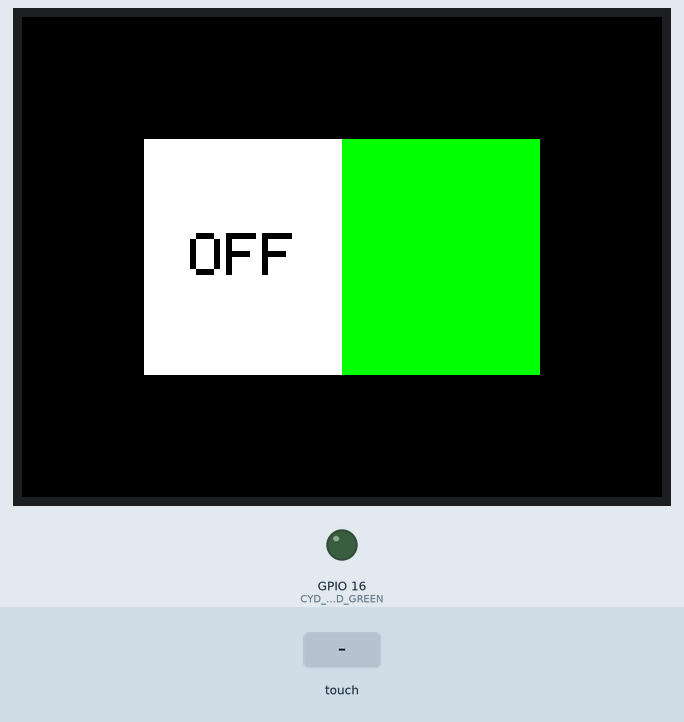
Simulated run of this sketch. Board: ESP32. Shown: 320×240 colour display, output pins drawn as LEDs (lit = HIGH). The inputs (shaded band) are chosen by the test bench. What the sketch prints to the serial monitor is not drawn.

Above: at 1.4 s.
1.5 s: touch panel pressed at 38 % / 30 % of its raw x / y range
At 2.1 s:
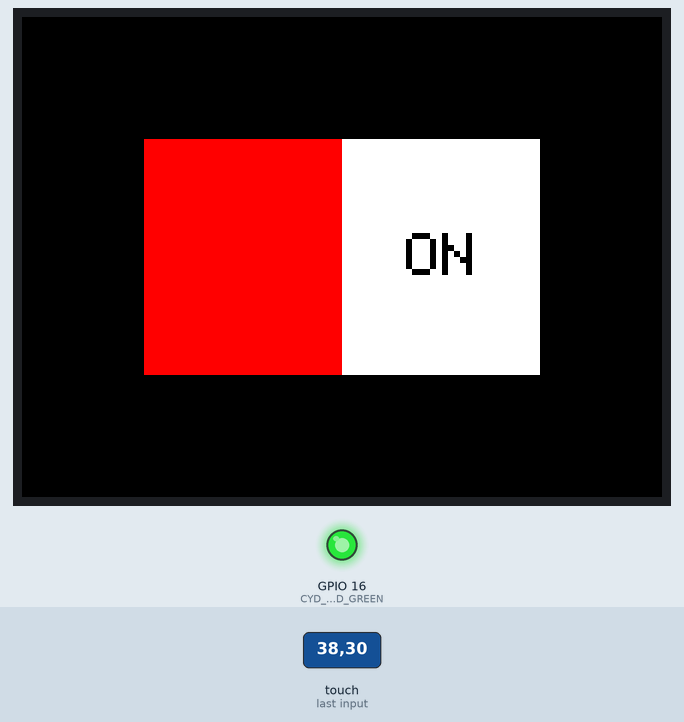
3.0 s: touch panel pressed at 62 % / 30 % of its raw x / y range
At 4.2 s:
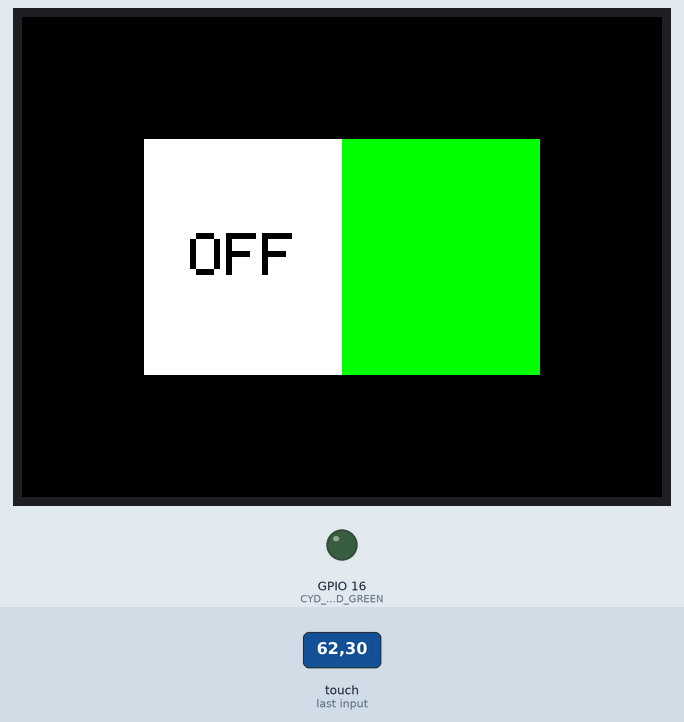
4.5 s: touch panel pressed at 38 % / 50 % of its raw x / y range
At 5.6 s:
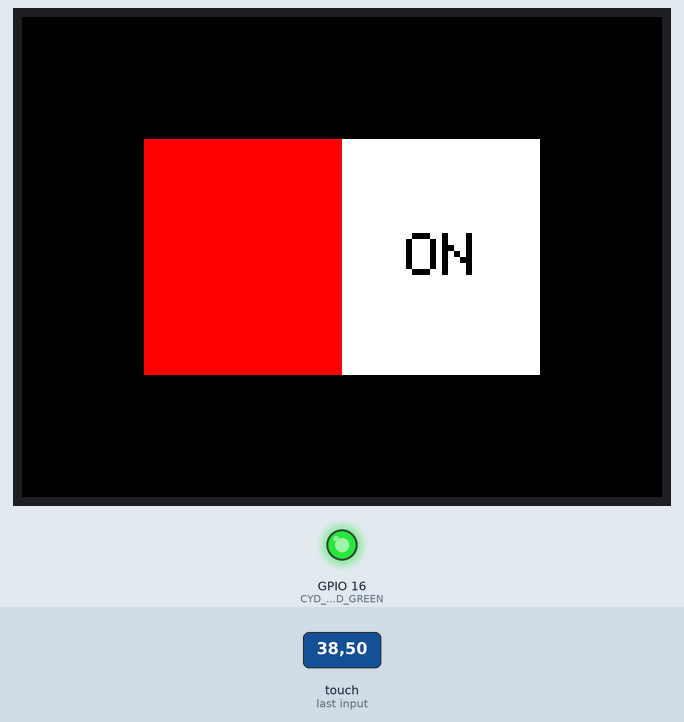
6.0 s: touch panel pressed at 62 % / 50 % of its raw x / y range
At 6.8 s:
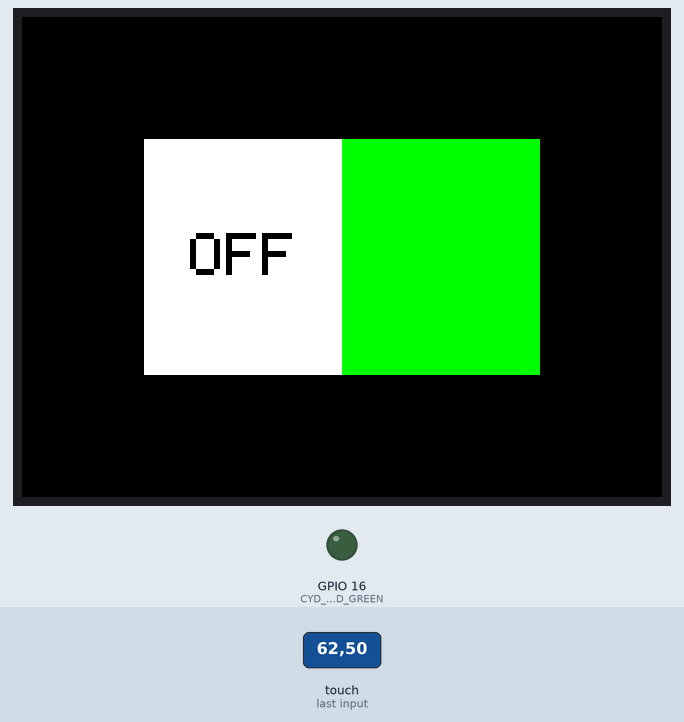
Timing chart, 0 to 8.5 s (numbered marks = the images above; inputs shaded):
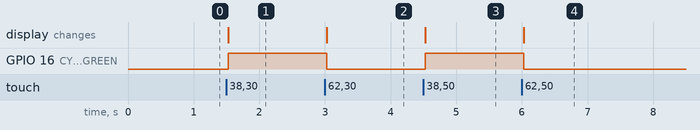

The sketch:

ButtonOnOff.ino
```cpp
/* ========================================================================== */
/*                                                                            */
/*   ButtonOnOff.ino                                                               */
/*   (c) 2012 Author                                                          */
/*                                                                            */
/*   Description                                                              */
/*                                                                            */
/* ========================================================================== */

/*  Rui Santos & Sara Santos - Random Nerd Tutorials
    THIS EXAMPLE WAS TESTED WITH THE FOLLOWING HARDWARE:
      ESP32-2432S028R 2.8 inch 240?320 also known as the Cheap Yellow Display (CYD): https://makeradvisor.com/tools/cyd-cheap-yellow-display-esp32-2432s028r/
      SET UP INSTRUCTIONS: https://RandomNerdTutorials.com/cyd/
    The above copyright notice and this permission notice shall be included in all copies or substantial portions of the Software.
    Complete project details: https://RandomNerdTutorials.com/touchscreen-on-off-button-cheap-yellow-display-esp32-2432s028r/
*/

#include <SPI.h>

/*  Install the "TFT_eSPI" library by Bodmer to interface with the TFT Display - https://github.com/Bodmer/TFT_eSPI
    *** IMPORTANT: User_Setup.h available on the internet will probably NOT work with the examples available at Random Nerd Tutorials ***
    *** YOU MUST USE THE User_Setup.h FILE PROVIDED IN THE LINK BELOW IN ORDER TO USE THE EXAMPLES FROM RANDOM NERD TUTORIALS ***
    FULL INSTRUCTIONS AVAILABLE ON HOW CONFIGURE THE LIBRARY: https://RandomNerdTutorials.com/cyd/ */
#include <TFT_eSPI.h>

// Install the "XPT2046_Touchscreen" library by Paul Stoffregen to use the Touchscreen - https://github.com/PaulStoffregen/XPT2046_Touchscreen
// Note: this library doesn't require further configuration
#include <XPT2046_Touchscreen.h>

TFT_eSPI tft = TFT_eSPI();

// Touchscreen pins
#define XPT2046_IRQ 36   // T_IRQ
#define XPT2046_MOSI 32  // T_DIN
#define XPT2046_MISO 39  // T_OUT
#define XPT2046_CLK 25   // T_CLK
#define XPT2046_CS 33    // T_CS

SPIClass touchscreenSPI = SPIClass(VSPI);
XPT2046_Touchscreen touchscreen(XPT2046_CS, XPT2046_IRQ);

#define SCREEN_WIDTH 320
#define SCREEN_HEIGHT 240
#define FONT_SIZE 3

// Button position and size
#define FRAME_X 60
#define FRAME_Y 60
#define FRAME_W 200
#define FRAME_H 120

// Red zone size
#define REDBUTTON_X FRAME_X
#define REDBUTTON_Y FRAME_Y
#define REDBUTTON_W (FRAME_W / 2)
#define REDBUTTON_H FRAME_H

// Green zone size
#define GREENBUTTON_X (REDBUTTON_X + REDBUTTON_W)
#define GREENBUTTON_Y FRAME_Y
#define GREENBUTTON_W (FRAME_W / 2)
#define GREENBUTTON_H FRAME_H

// RGB LED Pins
#define CYD_LED_BLUE 17
#define CYD_LED_RED 4
#define CYD_LED_GREEN 16

// Touchscreen coordinates: (x, y) and pressure (z)
int x, y, z;

// Stores current button state
bool buttonState = false;

// Print Touchscreen info about X, Y and Pressure (Z) on the Serial Monitor
void printTouchToSerial(int touchX, int touchY, int touchZ) {
  Serial.print("X = ");
  Serial.print(touchX);
  Serial.print(" | Y = ");
  Serial.print(touchY);
  Serial.print(" | Pressure = ");
  Serial.print(touchZ);
  Serial.println();
}

// Draw button frame
void drawFrame() {
  tft.drawRect(FRAME_X, FRAME_Y, FRAME_W, FRAME_H, TFT_BLACK);
}

// Draw a red button
void drawRedButton() {
  tft.fillRect(REDBUTTON_X, REDBUTTON_Y, REDBUTTON_W, REDBUTTON_H, TFT_RED);
  tft.fillRect(GREENBUTTON_X, GREENBUTTON_Y, GREENBUTTON_W, GREENBUTTON_H, TFT_WHITE);
  drawFrame();
  tft.setTextColor(TFT_BLACK);
  tft.setTextSize(FONT_SIZE);
  tft.setTextDatum(MC_DATUM);
  tft.drawString("ON", GREENBUTTON_X + (GREENBUTTON_W / 2), GREENBUTTON_Y + (GREENBUTTON_H / 2));
  buttonState = false;
}

// Draw a green button
void drawGreenButton() {
  tft.fillRect(GREENBUTTON_X, GREENBUTTON_Y, GREENBUTTON_W, GREENBUTTON_H, TFT_GREEN);
  tft.fillRect(REDBUTTON_X, REDBUTTON_Y, REDBUTTON_W, REDBUTTON_H, TFT_WHITE);
  drawFrame();
  tft.setTextColor(TFT_BLACK);
  tft.setTextSize(FONT_SIZE);
  tft.setTextDatum(MC_DATUM);
  tft.drawString("OFF", REDBUTTON_X + (REDBUTTON_W / 2) + 1, REDBUTTON_Y + (REDBUTTON_H / 2));
  buttonState = true;
}

void setup() {
  Serial.begin(115200);

  // Start the SPI for the touchscreen and init the touchscreen
  touchscreenSPI.begin(XPT2046_CLK, XPT2046_MISO, XPT2046_MOSI, XPT2046_CS);
  touchscreen.begin(touchscreenSPI);
  // Set the Touchscreen rotation in landscape mode
  // Note: in some displays, the touchscreen might be upside down, so you might need to set the rotation to 3: touchscreen.setRotation(3);
  touchscreen.setRotation(1);

  // Start the tft display
  tft.init();
  // Set the TFT display rotation in landscape mode
  tft.setRotation(1);

  // Clear the screen before writing to it
  tft.fillScreen(TFT_BLACK);

  // Draw button
  drawGreenButton();

  pinMode(CYD_LED_GREEN, OUTPUT);
  digitalWrite(CYD_LED_GREEN, LOW);
}

void loop()
{
  // Checks if Touchscreen was touched, and prints X, Y and Pressure (Z) info on the TFT display and Serial Monitor
  if (touchscreen.tirqTouched() && touchscreen.touched()) {
    // Get Touchscreen points
    TS_Point p = touchscreen.getPoint();
    // Calibrate Touchscreen points with map function to the correct width and height
    x = map(p.x, 200, 3700, 1, SCREEN_WIDTH);
    y = map(p.y, 240, 3800, 1, SCREEN_HEIGHT);
    z = p.z;

    printTouchToSerial(x, y, z);

    if (buttonState) {
      Serial.println("ON");
      if ((x > REDBUTTON_X) && (x < (REDBUTTON_X + REDBUTTON_W))) {
        if ((y > (REDBUTTON_Y)) && (y <= (REDBUTTON_Y + REDBUTTON_H))) {
          Serial.println("Red button pressed");
          drawRedButton();
          digitalWrite(CYD_LED_GREEN, HIGH);
        }
      }
    }
    else {
      Serial.println("OFF");
      if ((x > (GREENBUTTON_X)) && (x < (GREENBUTTON_X + GREENBUTTON_W))) {
        if ((y > (GREENBUTTON_Y)) && (y <= (GREENBUTTON_Y + GREENBUTTON_H))) {
          Serial.println("Green button pressed");
          drawGreenButton();
          digitalWrite(CYD_LED_GREEN, LOW);
        }
      }
    }
  }
}
```

Measured:
- after the input at 1.5 s, GPIO 16 (CYD_LED_GREEN): LOW → HIGH at once; the display: changes at once (image 1)
- after the input at 3.0 s, GPIO 16 (CYD_LED_GREEN): HIGH → LOW at once; the display: changes at once (image 2)
- after the input at 4.5 s, GPIO 16 (CYD_LED_GREEN): LOW → HIGH at once; the display: changes at once (image 3)
- after the input at 6.0 s, GPIO 16 (CYD_LED_GREEN): HIGH → LOW at once; the display: changes at once (image 4)
